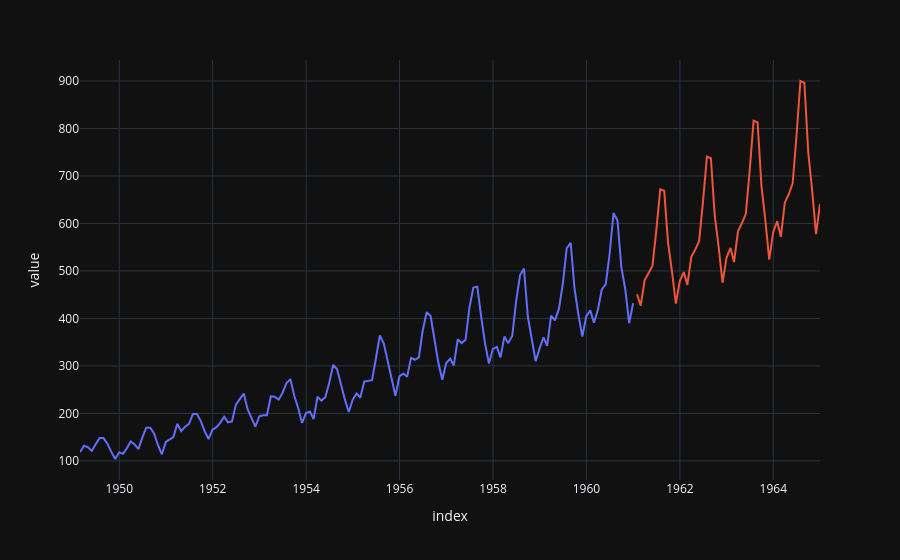

Notebook code for this chart:
### Code cell
df_forecast.plot()

### Figure 1 — Plotly figure (JSON) as saved in the notebook; plotly's stock layout.template omitted (floating-point values rounded to 4 significant figures; data arrays with more than 128 entries replaced by an {"elided": "..."} marker saying what was removed)
{"data": [{"hovertemplate": "variable=historical<br>index=%{x}<br>value=%{y}<extra></extra>", "legendgroup": "historical", "line": {"color": "#636efa", "dash": "solid"}, "marker": {"symbol": "circle"}, "mode": "lines", "name": "historical", "orientation": "v", "showlegend": true, "type": "scatter", "x": {"elided": "191 str values"}, "xaxis": "x", "y": {"elided": "191 float values"}, "yaxis": "y"}, {"hovertemplate": "variable=forecast<br>index=%{x}<br>value=%{y}<extra></extra>", "legendgroup": "forecast", "line": {"color": "#EF553B", "dash": "solid"}, "marker": {"symbol": "circle"}, "mode": "lines", "name": "forecast", "orientation": "v", "showlegend": true, "type": "scatter", "x": {"elided": "191 str values"}, "xaxis": "x", "y": {"elided": "191 float values"}, "yaxis": "y"}], "layout": {"legend": {"title": {"text": "variable"}, "tracegroupgap": 0}, "margin": {"t": 60}, "xaxis": {"anchor": "y", "domain": [0, 1], "title": {"text": "index"}}, "yaxis": {"anchor": "x", "domain": [0, 1], "title": {"text": "value"}}}}
